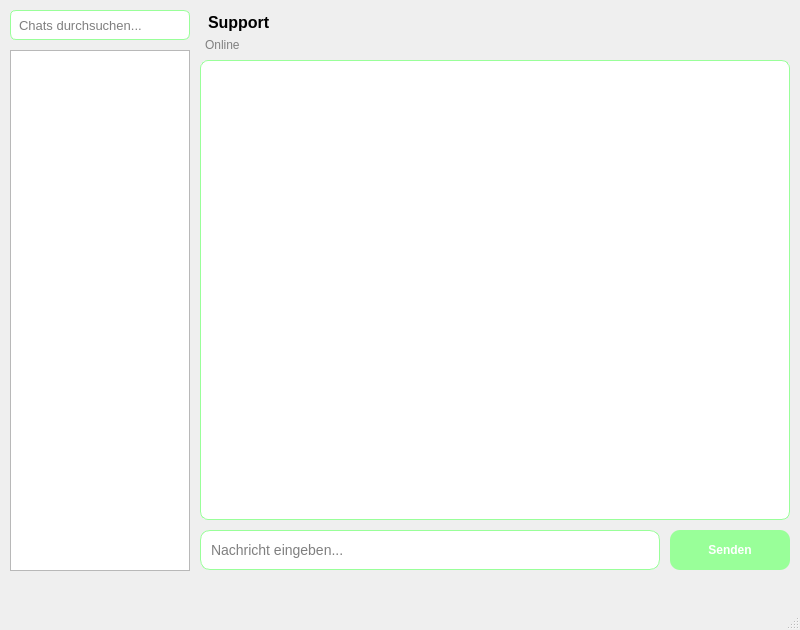
<?xml version="1.0" encoding="UTF-8"?>
<ui version="4.0">
 <class>MainWindow</class>
 <widget class="QMainWindow" name="MainWindow">
  <property name="geometry">
   <rect>
    <x>0</x>
    <y>0</y>
    <width>800</width>
    <height>630</height>
   </rect>
  </property>
  <property name="windowTitle">
   <string>Chat Client</string>
  </property>
  <property name="windowIcon">
   <iconset>
    <normaloff>ani_gui.jpg</normaloff>ani_gui.jpg</iconset>
  </property>
  <widget class="QWidget" name="centralwidget">
   <widget class="QLineEdit" name="searchChatList">
    <property name="geometry">
     <rect>
      <x>10</x>
      <y>10</y>
      <width>180</width>
      <height>30</height>
     </rect>
    </property>
    <property name="styleSheet">
     <string notr="true">QLineEdit {
background-color: #ffffff;
border: 1px solid #99ff99;
border-radius: 6px;
padding: 6px;
font-size: 13px;
}</string>
    </property>
    <property name="placeholderText">
     <string>Chats durchsuchen...</string>
    </property>
   </widget>
   <widget class="QListWidget" name="chatList">
    <property name="geometry">
     <rect>
      <x>10</x>
      <y>50</y>
      <width>180</width>
      <height>521</height>
     </rect>
    </property>
    <property name="styleSheet">
     <string notr="true">QListWidget {
background-color:rgb(168, 236, 168);
background-color: 
border: 1px solid #99ff99;
border-radius: 8px;
padding: 8px;
font-size: 14px;
}</string>
    </property>
   </widget>
   <widget class="QLabel" name="labelChatName">
    <property name="geometry">
     <rect>
      <x>200</x>
      <y>10</y>
      <width>400</width>
      <height>25</height>
     </rect>
    </property>
    <property name="styleSheet">
     <string notr="true">font-weight: bold; font-size: 16px; padding: 4px;</string>
    </property>
    <property name="text">
     <string>Support</string>
    </property>
   </widget>
   <widget class="QLabel" name="labelChatStatus">
    <property name="geometry">
     <rect>
      <x>200</x>
      <y>35</y>
      <width>400</width>
      <height>20</height>
     </rect>
    </property>
    <property name="styleSheet">
     <string notr="true">font-size: 12px; color: gray; padding: 2px;</string>
    </property>
    <property name="text">
     <string>Online</string>
    </property>
   </widget>
   <widget class="QListWidget" name="listWidget">
    <property name="geometry">
     <rect>
      <x>200</x>
      <y>60</y>
      <width>590</width>
      <height>460</height>
     </rect>
    </property>
    <property name="styleSheet">
     <string notr="true">QListWidget {
background-color: #ffffff;
border: 1px solid #99ff99;
border-radius: 8px;
padding: 10px;
font-size: 14px;
}</string>
    </property>
   </widget>
   <widget class="QLineEdit" name="lineEdit">
    <property name="geometry">
     <rect>
      <x>200</x>
      <y>530</y>
      <width>460</width>
      <height>40</height>
     </rect>
    </property>
    <property name="styleSheet">
     <string notr="true">QLineEdit {
border: 1px solid #99ff99;
border-radius: 10px;
padding: 8px;
font-size: 14px;
}</string>
    </property>
    <property name="placeholderText">
     <string>Nachricht eingeben...</string>
    </property>
   </widget>
   <widget class="QPushButton" name="pushButton">
    <property name="geometry">
     <rect>
      <x>670</x>
      <y>530</y>
      <width>120</width>
      <height>40</height>
     </rect>
    </property>
    <property name="styleSheet">
     <string notr="true">QPushButton {
background-color: #99ff99;
color: white;
border: none;
border-radius: 10px;
padding: 10px 20px;
font-weight: bold;
}
QPushButton:hover {
background-color: #66ff66;
}</string>
    </property>
    <property name="text">
     <string>Senden</string>
    </property>
   </widget>
  </widget>
  <widget class="QMenuBar" name="menubar">
   <property name="geometry">
    <rect>
     <x>0</x>
     <y>0</y>
     <width>800</width>
     <height>26</height>
    </rect>
   </property>
  </widget>
  <widget class="QStatusBar" name="statusbar"/>
 </widget>
 <resources/>
 <connections/>
</ui>
